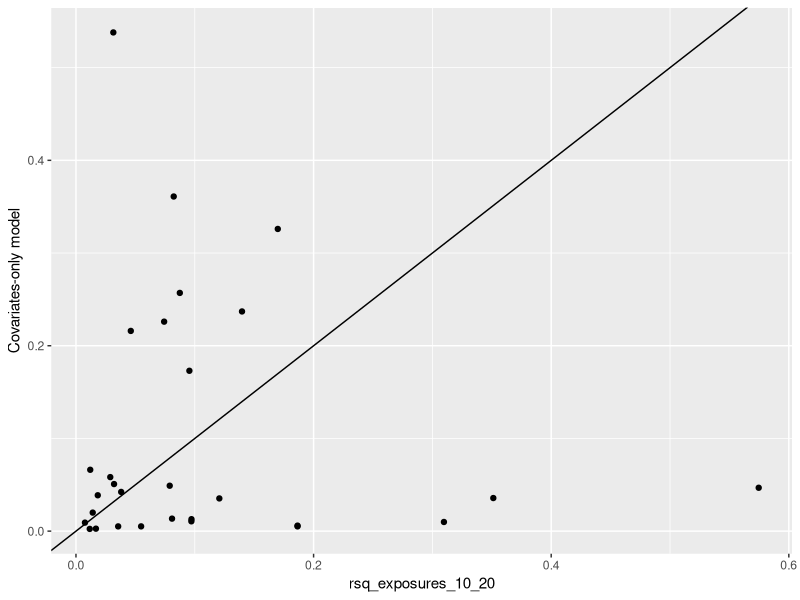
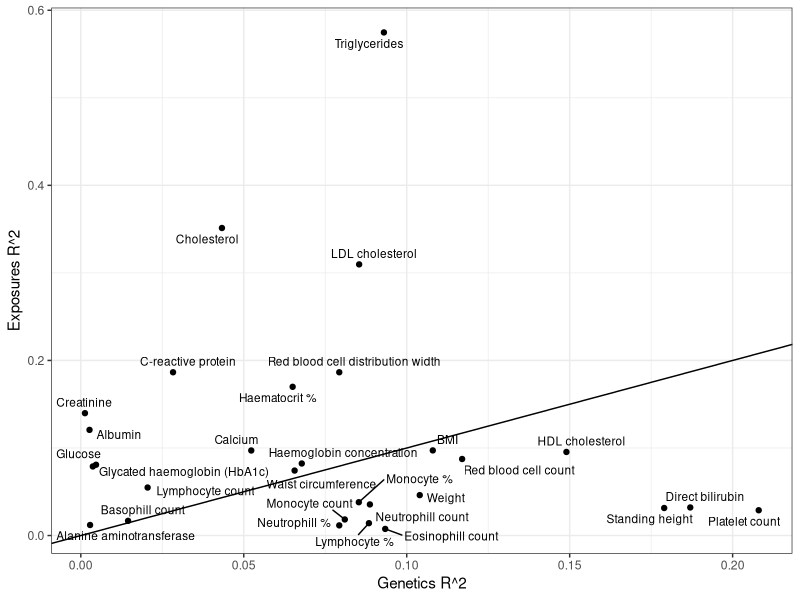

These charts were generated, in order, by the following R code:
## ---- chunk 1
knitr::opts_chunk$set(echo = TRUE)
## ---- chunk 2
library(tidyverse)
library(ggrepel)
## ---- chunk 3
rsq_summary <- read_csv("./pheno_rsq.csv")
quant_genetics_r2 <- read_csv("./QTraits_R2_Ukbiobank.csv", skip = 1)
quant_genetics_r2_orig <- quant_genetics_r2
quant_genetics_r2 <- quant_genetics_r2 |> filter(!is.na(NHANES))
## ---- chunk 4

#quant_genetics_r2 |> summarize(m_r2 = median(`Delta(Full, covariates-only)`), 
#                                             q25=quantile(`Delta(Full, covariates-only)`, probs=c(.25)), 
#                                             q75=quantile(`Delta(Full, covariates-only)`, probs=c(.75)),
#                                            qmax=quantile(`Delta(Full, covariates-only)`, probs=c(1)),
#                                             )

## Total Database R2
quant_genetics_r2_orig |> summarize(m_r2 = median(`Delta(Full, covariates-only)`), 
                                             q25=quantile(`Delta(Full, covariates-only)`, probs=c(.25)), 
                                             q75=quantile(`Delta(Full, covariates-only)`, probs=c(.75)),
                                            qmax=quantile(`Delta(Full, covariates-only)`, probs=c(1)),
                                    qmin=quantile(`Delta(Full, covariates-only)`, probs=c(0)),
                                             )
## ---- chunk 5
#load('../pipeline/rsq/mvrsq_20.Rdata')

# use post-processed data -- see mvrsq.Rmd

gwas_exwas <- rsq_summary |> inner_join(quant_genetics_r2, by=c("phenotype"="NHANES"))
gwas_exwas <- gwas_exwas |> filter(number_exposures_in_model_20 == 20)

gwas_exwas |> summarize(m_r2 = median(`Delta(Full, covariates-only)`), 
                                             q25=quantile(`Delta(Full, covariates-only)`, probs=c(.25)), 
                                             q75=quantile(`Delta(Full, covariates-only)`, probs=c(.75)),
                                            qmax=quantile(`Delta(Full, covariates-only)`, probs=c(1)),
                                    qmin=quantile(`Delta(Full, covariates-only)`, probs=c(0)),
                                             )

gwas_exwas |> summarize(m_rsq=median(rsq_exposures_10_20), 
                        q25=quantile(rsq_exposures_10_20, probs=.25),
                        q75=quantile(rsq_exposures_10_20, probs=.75),
                        qmax=quantile(rsq_exposures_10_20, probs=1))





p <- ggplot(gwas_exwas, aes(rsq_exposures_10_20, `Covariates-only model`))
p <- p + geom_point() + geom_abline()
p

gwas_exwas |> filter(rsq_exposures_10_20 > `Delta(Full, covariates-only)`) |> nrow()

p <- ggplot(gwas_exwas, aes(`Delta(Full, covariates-only)`, rsq_exposures_10_20 , label=`Trait Name`))
p <- p + geom_point() + geom_abline() + theme_bw()  + ggrepel::geom_text_repel(size=3) + xlab("Genetics R^2") + ylab("Exposures R^2")
p



gwas_exwas |> select(pvardesc, rsq_exposures_10_20, `Delta(Full, covariates-only)`) |> write_csv("./g_e_rsq.csv")


